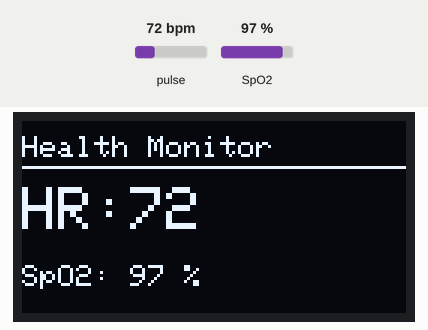
This sketch was run on a simulated ESP32. On the bench: 128×64 one-colour display. The inputs (shaded band) are chosen by the test bench; at power-on: pulse 72 bpm, SpO2 97 %. What the sketch prints to the serial monitor is not drawn.

Above: at 2.9 s.
3.0 s: pulse set to 70 bpm
At 5.6 s:
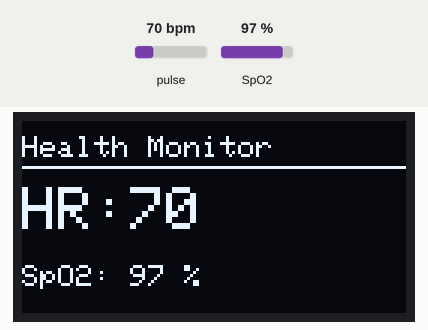
6.0 s: SpO2 set to 80 %
At 7.2 s:
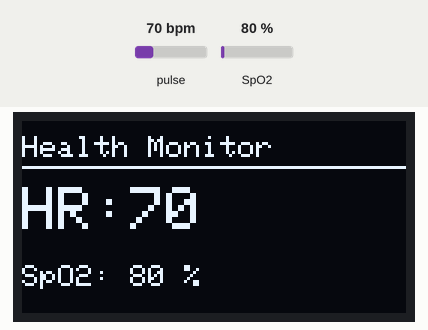
8.3 s: pulse set to 100 bpm
At 9.9 s:
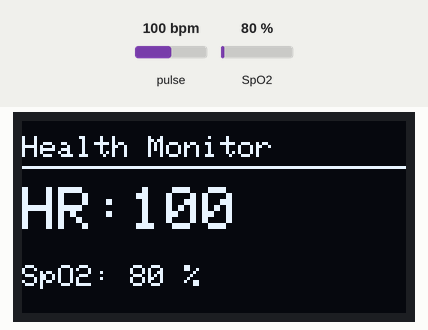
10.6 s: SpO2 set to 85 %
Timing chart, 0 to 13.6 s (numbered marks = the images above; inputs shaded):
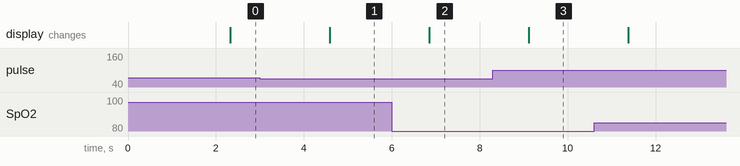

Measured:
- after the input at 3.0 s, the display: changes after 1.6 s (image 1)
- after the input at 6.0 s, the display: changes after 0.85 s (image 2)
- after the input at 8.3 s, the display: changes after 0.81 s (image 3)

The sketch:

pulseoxioled.ino
```cpp
#include <Wire.h>
#include "MAX30105.h"
#include "spo2_algorithm.h"

#include <SPI.h>
#include <Adafruit_GFX.h>
#include <Adafruit_SSD1306.h>

/* ---------- OLED SPI CONFIG ---------- */
#define SCREEN_WIDTH 128
#define SCREEN_HEIGHT 64

#define OLED_MOSI 23
#define OLED_CLK  18
#define OLED_DC   17
#define OLED_CS   5
#define OLED_RST  16

Adafruit_SSD1306 display(
  SCREEN_WIDTH, SCREEN_HEIGHT,
  OLED_MOSI, OLED_CLK,
  OLED_DC, OLED_RST, OLED_CS
);

/* ---------- MAX30102 ---------- */
MAX30105 particleSensor;

/* ---------- Buffers ---------- */
uint32_t irBuffer[100];
uint32_t redBuffer[100];
int32_t bufferLength = 100;

/* ---------- Output variables ---------- */
int32_t spo2;
int8_t validSPO2;
int32_t heartRate;
int8_t validHeartRate;

/* ---------- Stored stable HR ---------- */
int hrNormalized = 0;

void setup() {
  Serial.begin(115200);
  Wire.begin(21, 22);

  /* ---------- OLED INIT ---------- */
  if (!display.begin(SSD1306_SWITCHCAPVCC)) {
    Serial.println("OLED init failed");
    while (1);
  }

  display.clearDisplay();
  display.setTextSize(1);
  display.setTextColor(WHITE);
  display.setCursor(20, 28);
  display.println("Initializing...");
  display.display();

  /* ---------- MAX30102 INIT ---------- */
  if (!particleSensor.begin(Wire, I2C_SPEED_FAST)) {
    Serial.println("MAX30102 not found");
    while (1);
  }

  byte ledBrightness = 50;
  byte sampleAverage = 1;
  byte ledMode = 2;
  byte sampleRate = 100;
  int pulseWidth = 69;
  int adcRange = 4096;

  particleSensor.setup(
    ledBrightness,
    sampleAverage,
    ledMode,
    sampleRate,
    pulseWidth,
    adcRange
  );

  delay(1000);
}

void loop() {

  /* -------- Fill buffer -------- */
  for (int i = 0; i < bufferLength; i++) {
    while (!particleSensor.available())
      particleSensor.check();

    redBuffer[i] = particleSensor.getRed();
    irBuffer[i]  = particleSensor.getIR();
    particleSensor.nextSample();
  }

  /* -------- Calculate HR & SpO2 -------- */
  maxim_heart_rate_and_oxygen_saturation(
    irBuffer,
    bufferLength,
    redBuffer,
    &spo2,
    &validSPO2,
    &heartRate,
    &validHeartRate
  );

  /* -------- Finger detection -------- */
  bool fingerPlaced = (irBuffer[bufferLength - 1] > 50000);

  /* -------- HR NORMALIZATION -------- */
  if (validHeartRate && heartRate >= 60 && heartRate <= 100) {
    hrNormalized = heartRate;
  }

  /* -------- SERIAL OUTPUT -------- */
  Serial.println("--------------------------------");
  if (!fingerPlaced) {
    Serial.println("Finger not placed");
  } else {
    Serial.print("HR: ");
    Serial.print(hrNormalized);
    Serial.print(" BPM | SpO2: ");
    Serial.println(spo2);
  }

  /* -------- OLED OUTPUT -------- */
  display.clearDisplay();

  if (!fingerPlaced) {
    display.setTextSize(1);
    display.setCursor(25, 28);
    display.println("Finger not placed");
  } else {
    display.setTextSize(1);
    display.setCursor(0, 5);
    display.println("Health Monitor");

    display.drawLine(0, 15, 128, 15, WHITE);

    display.setTextSize(2);
    display.setCursor(0, 22);
    display.print("HR:");
    display.print(hrNormalized);

    display.setTextSize(1);
    display.setCursor(0, 48);
    display.print("SpO2: ");
    if (validSPO2)
      display.print(spo2);
    else
      display.print("--");
    display.print(" %");
  }

  display.display();
  delay(1000);
}
```
